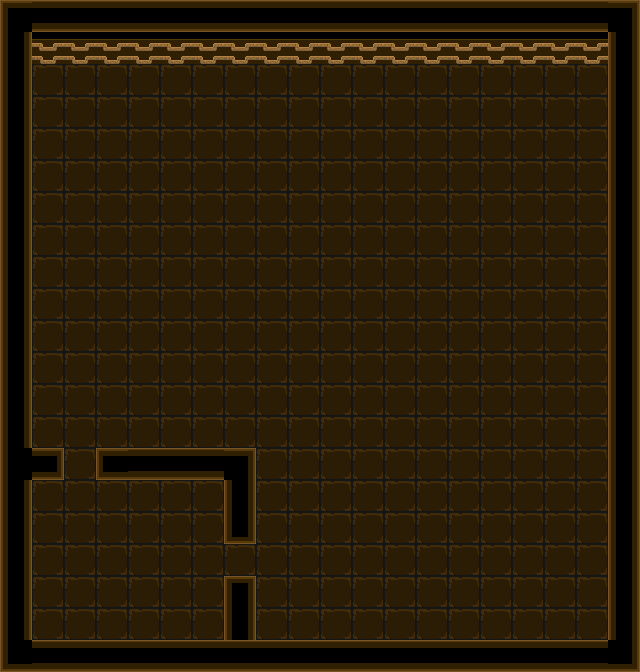

Below is a game level as drawn by its tile map, then a one-line description and the .tmx that defines it (tile-layer data replaced by summaries):
An orthogonal 20x21 tile map with 32x32 px tiles, 1 tile layer (tiles) and 95 objects (86x Wall, 4x Door, 2x Block, Player, Exit, ...).

<map version="1.2" tiledversion="1.2.3" orientation="orthogonal" renderorder="right-down" width="20" height="21" tilewidth="32" tileheight="32" infinite="0" nextlayerid="3" nextobjectid="110">
 <tileset firstgid="1" source="Tileset.tsx" />
 <layer id="1" name="tiles" width="20" height="21">
  <data>[420 cells, 420 non-empty, 10 distinct tile ids]</data>
 </layer>
 <objectgroup id="2" name="objects">
  <object id="1" name="Wall" x="608" y="32" width="32" height="32" />
  <object id="2" name="Wall" x="32" y="32" width="32" height="32" />
  <object id="3" name="Wall" x="96" y="32" width="32" height="32" />
  <object id="4" name="Wall" x="128" y="32" width="32" height="32" />
  <object id="6" name="Wall" x="160" y="32" width="32" height="32" />
  <object id="7" name="Wall" x="192" y="32" width="32" height="32" />
  <object id="8" name="Wall" x="224" y="32" width="32" height="32" />
  <object id="9" name="Wall" x="256" y="32" width="32" height="32" />
  <object id="11" name="Wall" x="320" y="32" width="32" height="32" />
  <object id="12" name="Wall" x="352" y="32" width="32" height="32" />
  <object id="13" name="Wall" x="384" y="32" width="32" height="32" />
  <object id="14" name="Wall" x="416" y="32" width="32" height="32" />
  <object id="15" name="Wall" x="448" y="32" width="32" height="32" />
  <object id="16" name="Wall" x="480" y="32" width="32" height="32" />
  <object id="19" name="Wall" x="512" y="32" width="32" height="32" />
  <object id="20" name="Wall" x="544" y="32" width="32" height="32" />
  <object id="21" name="Wall" x="576" y="32" width="32" height="32" />
  <object id="22" name="Player" x="64" y="64" width="32" height="32" />
  <object id="23" name="Wall" x="288" y="32" width="32" height="32" />
  <object id="24" name="Wall" x="64" y="32" width="32" height="32" />
  <object id="25" name="Wall" x="0" y="96" width="32" height="32" />
  <object id="26" name="Wall" x="0" y="32" width="32" height="32" />
  <object id="27" name="Wall" x="0" y="64" width="32" height="32" />
  <object id="28" name="Wall" x="0" y="128" width="32" height="32" />
  <object id="29" name="Wall" x="0" y="160" width="32" height="32" />
  <object id="30" name="Wall" x="0" y="192" width="32" height="32" />
  <object id="31" name="Wall" x="0" y="224" width="32" height="32" />
  <object id="32" name="Wall" x="0" y="256" width="32" height="32" />
  <object id="33" name="Wall" x="0" y="288" width="32" height="32" />
  <object id="34" name="Wall" x="0" y="320" width="32" height="32" />
  <object id="35" name="Wall" x="0" y="352" width="32" height="32" />
  <object id="36" name="Wall" x="0" y="384" width="32" height="32" />
  <object id="37" name="Wall" x="0" y="416" width="32" height="32" />
  <object id="38" name="Wall" x="0" y="448" width="32" height="32" />
  <object id="39" name="Wall" x="0" y="480" width="32" height="32" />
  <object id="40" name="Wall" x="0" y="512" width="32" height="32" />
  <object id="41" name="Wall" x="0" y="544" width="32" height="32" />
  <object id="43" name="Wall" x="0" y="576" width="32" height="32" />
  <object id="44" name="Wall" x="0" y="608" width="32" height="32" />
  <object id="45" name="Wall" x="0" y="640" width="32" height="32" />
  <object id="46" name="Wall" x="32" y="640" width="32" height="32" />
  <object id="47" name="Wall" x="64" y="640" width="32" height="32" />
  <object id="48" name="Wall" x="96" y="640" width="32" height="32" />
  <object id="49" name="Wall" x="128" y="640" width="32" height="32" />
  <object id="50" name="Wall" x="160" y="640" width="32" height="32" />
  <object id="51" name="Wall" x="192" y="640" width="32" height="32" />
  <object id="52" name="Wall" x="224" y="640" width="32" height="32" />
  <object id="53" name="Wall" x="256" y="640" width="32" height="32" />
  <object id="54" name="Wall" x="288" y="640" width="32" height="32" />
  <object id="55" name="Wall" x="320" y="640" width="32" height="32" />
  <object id="56" name="Wall" x="384" y="640" width="32" height="32" />
  <object id="57" name="Wall" x="352" y="640" width="32" height="32" />
  <object id="58" name="Wall" x="416" y="640" width="32" height="32" />
  <object id="60" name="Wall" x="448" y="640" width="32" height="32" />
  <object id="61" name="Wall" x="480" y="640" width="32" height="32" />
  <object id="62" name="Wall" x="512" y="640" width="32" height="32" />
  <object id="63" name="Wall" x="544" y="640" width="32" height="32" />
  <object id="64" name="Wall" x="576" y="640" width="32" height="32" />
  <object id="65" name="Wall" x="608" y="640" width="32" height="32" />
  <object id="66" name="Wall" x="608" y="608" width="32" height="32" />
  <object id="67" name="Wall" x="608" y="576" width="32" height="32" />
  <object id="68" name="Wall" x="608" y="544" width="32" height="32" />
  <object id="69" name="Wall" x="608" y="64" width="32" height="32" />
  <object id="70" name="Wall" x="608" y="96" width="32" height="32" />
  <object id="71" name="Wall" x="608" y="128" width="32" height="32" />
  <object id="72" name="Wall" x="608" y="160" width="32" height="32" />
  <object id="73" name="Wall" x="608" y="192" width="32" height="32" />
  <object id="74" name="Wall" x="608" y="224" width="32" height="32" />
  <object id="75" name="Wall" x="608" y="256" width="32" height="32" />
  <object id="76" name="Wall" x="608" y="480" width="32" height="32" />
  <object id="77" name="Wall" x="608" y="512" width="32" height="32" />
  <object id="78" name="Wall" x="608" y="288" width="32" height="32" />
  <object id="79" name="Wall" x="608" y="320" width="32" height="32" />
  <object id="80" name="Wall" x="608" y="352" width="32" height="32" />
  <object id="82" name="Wall" x="608" y="384" width="32" height="32" />
  <object id="83" name="Wall" x="608" y="416" width="32" height="32" />
  <object id="85" name="Wall" x="608" y="448" width="32" height="32" />
  <object id="86" name="Entrance" type="Door" x="32" y="64" width="32" height="32" />
  <object id="88" name="Switch" type="Exit" x="160" y="512" width="32" height="32" />
  <object id="89" name="Block" x="96" y="512" width="32" height="32" />
  <object id="91" name="Switch" type="1" x="192" y="320" width="32" height="32" />
  <object id="93" name="1" type="Door" x="64" y="448" width="32" height="32" />
  <object id="94" name="Exit" type="Door" x="512" y="160" width="32" height="32" />
  <object id="98" name="1" type="Door" x="224" y="544" width="32" height="32" />
  <object id="99" name="Block" x="192" y="160" width="32" height="32" />
  <object id="100" name="Wall" x="32" y="448" width="32" height="32" />
  <object id="101" name="Wall" x="96" y="448" width="32" height="32" />
  <object id="102" name="Wall" x="128" y="448" width="32" height="32" />
  <object id="103" name="Wall" x="160" y="448" width="32" height="32" />
  <object id="104" name="Wall" x="192" y="448" width="32" height="32" />
  <object id="105" name="Wall" x="224" y="448" width="32" height="32" />
  <object id="106" name="Wall" x="224" y="480" width="32" height="32" />
  <object id="107" name="Wall" x="224" y="512" width="32" height="32" />
  <object id="108" name="Wall" x="224" y="576" width="32" height="32" />
  <object id="109" name="Wall" x="224" y="608" width="32" height="32" />
 </objectgroup>
</map>
